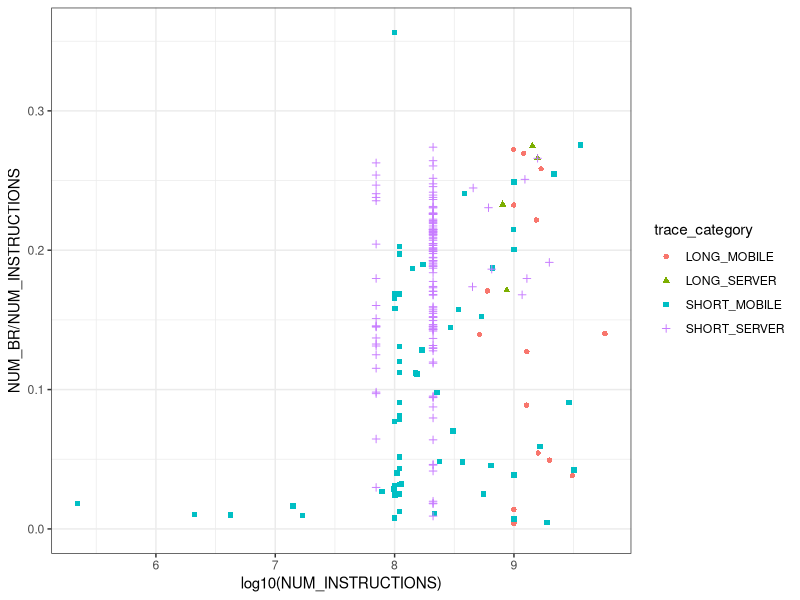
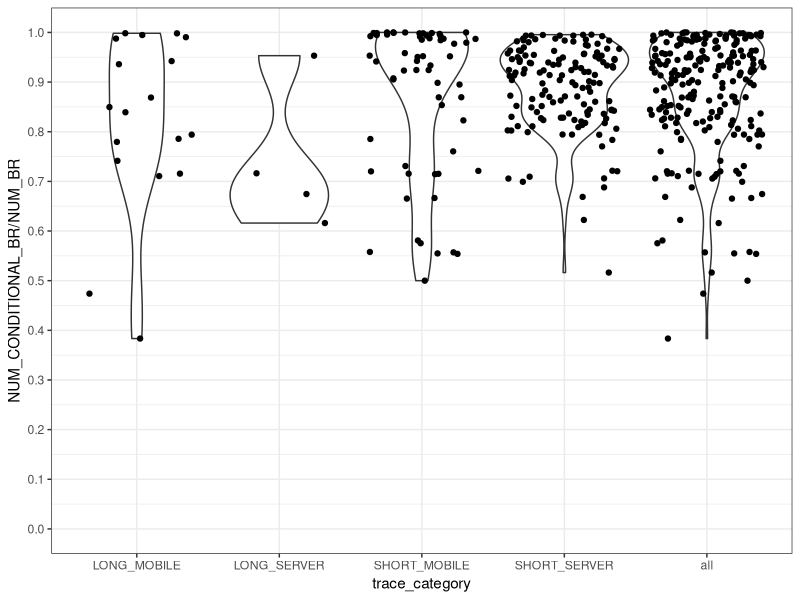
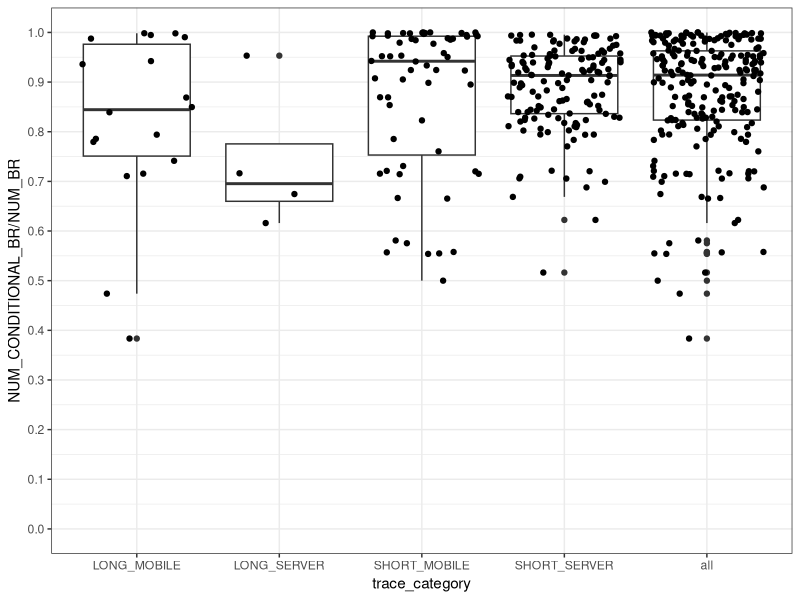
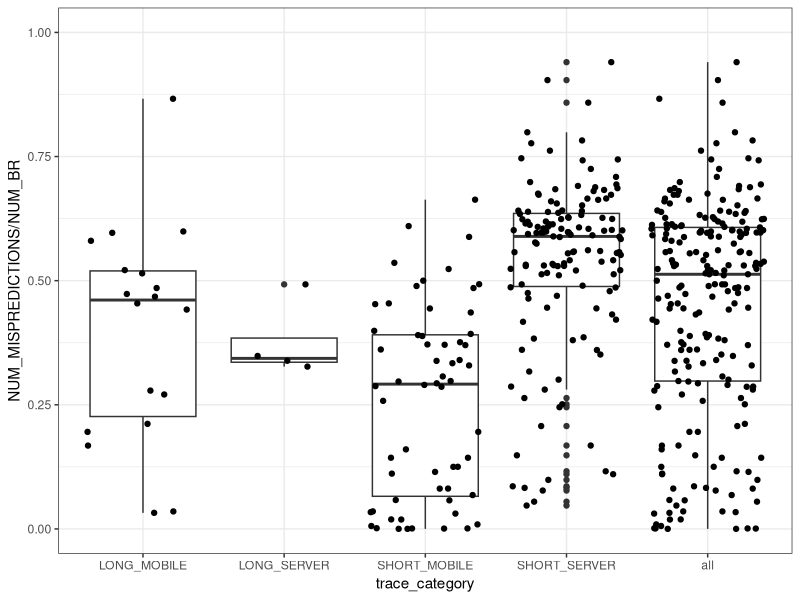
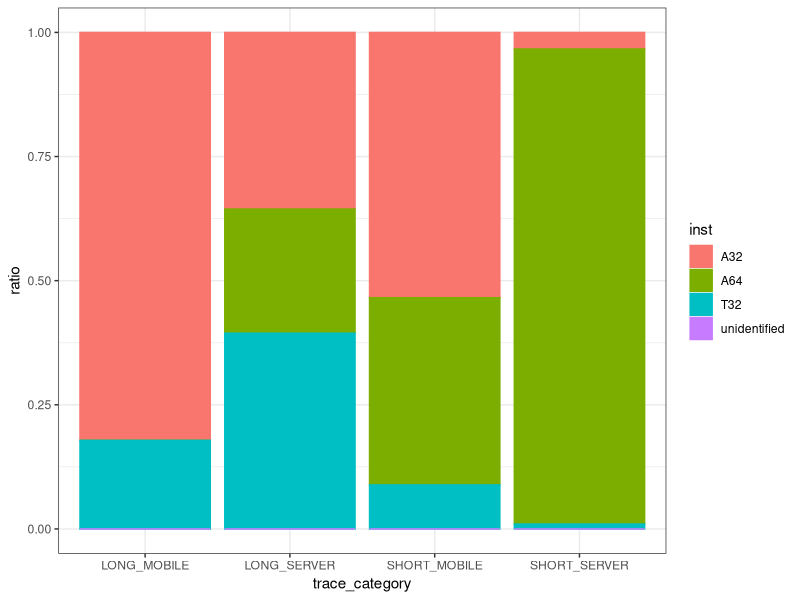

R code for these plots, in order:
## ---- chunk 1
library(tidyverse)
# library(plotly)
data <- read_tsv("statict.tsv") %>%
  mutate(
    trace = trace %>% as_factor(),
    trace_category = trace_category %>% as_factor()
  )
## ---- chunk 2
data$trace_category %>% summary
## ---- chunk 3
data %>%
  ggplot(mapping = aes(
    x = log10(NUM_INSTRUCTIONS),
    y = NUM_BR / NUM_INSTRUCTIONS,
    color = trace_category,
    shape = trace_category,
  )) +
  theme_bw() +
  geom_point() +
  scale_y_continuous(limits = c(0, NA))
## ---- chunk 4
data %>% with(NUM_BR == NUM_UNCOND_BR + NUM_CONDITIONAL_BR) %>% summary
## ---- chunk 5
data_all <- data %>% mutate(trace_category = "all")
p <- data %>%
  union_all(data_all) %>%
  mutate(trace_category = trace_category %>% as_factor()) %>%
  ggplot(
    mapping = aes(
      x = trace_category,
      y = NUM_CONDITIONAL_BR / NUM_BR,
    )
  ) +
  theme_bw() +
  # geom_boxplot() +
  geom_violin() +
  geom_jitter(height = 0) +
  scale_y_continuous(limits = c(0, NA), breaks = 0:10 / 10)
plot(p)
# ggplotly(p)

p <- data %>%
  union_all(data_all) %>%
  mutate(trace_category = trace_category %>% as_factor()) %>%
  ggplot(
    mapping = aes(
      x = trace_category,
      y = NUM_CONDITIONAL_BR / NUM_BR,
    )
  ) +
  theme_bw() +
  geom_boxplot() +
  geom_jitter(height = 0) +
  scale_y_continuous(limits = c(0, NA), breaks = 0:10 / 10)
plot(p)
# ggplotly(p)
## ---- chunk 6
data_all <- data %>% mutate(trace_category = "all")
p <- data %>%
  union_all(data_all) %>%
  mutate(trace_category = trace_category %>% as_factor()) %>%
  ggplot(
    mapping = aes(
      x = trace_category,
      y = NUM_MISPREDICTIONS / NUM_BR,
    )
  ) +
  theme_bw() +
  geom_boxplot() +
  geom_jitter(height = 0) +
  scale_y_continuous(limits = c(0, 1))
plot(p)

## ---- chunk 7
meta <- read_tsv("./extracted_metainfo.tsv")
## ---- chunk 8
meta$bt9_minor_version %>% summary
meta$md5_checksum %>% summary
meta$conversion_date %>% summary
meta$original_stf_input_file %>% summary
## ---- chunk 9
meta %>%
  select(
    trace,
    trace_device,
    trace_category,
    A32_instruction_count,
    A64_instruction_count,
    T32_instruction_count,
    unidentified_instruction_count
  ) %>%
  pivot_longer(cols = ends_with("_instruction_count"), names_to = "inst") %>%
  mutate(
    inst = inst %>% str_replace("_instruction_count", "") %>% as_factor(),
    trace = trace %>% as_factor,
    trace_category = trace_category %>% as_factor,
    trace_device = trace_device %>% as_factor
  ) %>%
  group_by(trace) %>%
  mutate(ratio = value / sum(value)) %>%
  ungroup() %>%
  group_by(trace_category, inst) %>%
  summarise(ratio = mean(ratio)) %>%
  ungroup() %>%
  ggplot(mapping = aes(
    x = trace_category,
    y = ratio,
    color = inst,
    fill = inst,
  )) +
  theme_bw() +
  geom_bar(stat = "identity")
## ---- chunk 10
meta %>% filter(A64_instruction_count > 0 &
                  (A32_instruction_count > 0 | T32_instruction_count > 0)) %>% nrow()
